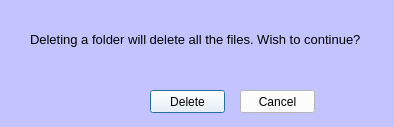
<?xml version="1.0" encoding="UTF-8"?>
<ui version="4.0">
 <class>Dialog_delete</class>
 <widget class="QDialog" name="Dialog_delete">
  <property name="geometry">
   <rect>
    <x>0</x>
    <y>0</y>
    <width>394</width>
    <height>127</height>
   </rect>
  </property>
  <property name="windowTitle">
   <string>Warning</string>
  </property>
  <property name="windowIcon">
   <iconset>
    <normaloff>ico/027.png</normaloff>ico/027.png</iconset>
  </property>
  <property name="styleSheet">
   <string notr="true">background-color: rgb(194, 195, 255);</string>
  </property>
  <widget class="QLabel" name="label">
   <property name="geometry">
    <rect>
     <x>30</x>
     <y>0</y>
     <width>391</width>
     <height>78</height>
    </rect>
   </property>
   <property name="font">
    <font>
     <pointsize>10</pointsize>
    </font>
   </property>
   <property name="text">
    <string>Deleting a folder will delete all the files. Wish to continue?</string>
   </property>
  </widget>
  <widget class="QPushButton" name="deleteb">
   <property name="geometry">
    <rect>
     <x>150</x>
     <y>90</y>
     <width>75</width>
     <height>23</height>
    </rect>
   </property>
   <property name="styleSheet">
    <string notr="true">background-color: rgb(255, 255, 255);</string>
   </property>
   <property name="text">
    <string>Delete</string>
   </property>
  </widget>
  <widget class="QPushButton" name="cancelb">
   <property name="geometry">
    <rect>
     <x>240</x>
     <y>90</y>
     <width>75</width>
     <height>23</height>
    </rect>
   </property>
   <property name="styleSheet">
    <string notr="true">background-color: rgb(255, 255, 255);</string>
   </property>
   <property name="text">
    <string>Cancel</string>
   </property>
  </widget>
 </widget>
 <resources/>
 <connections/>
</ui>
